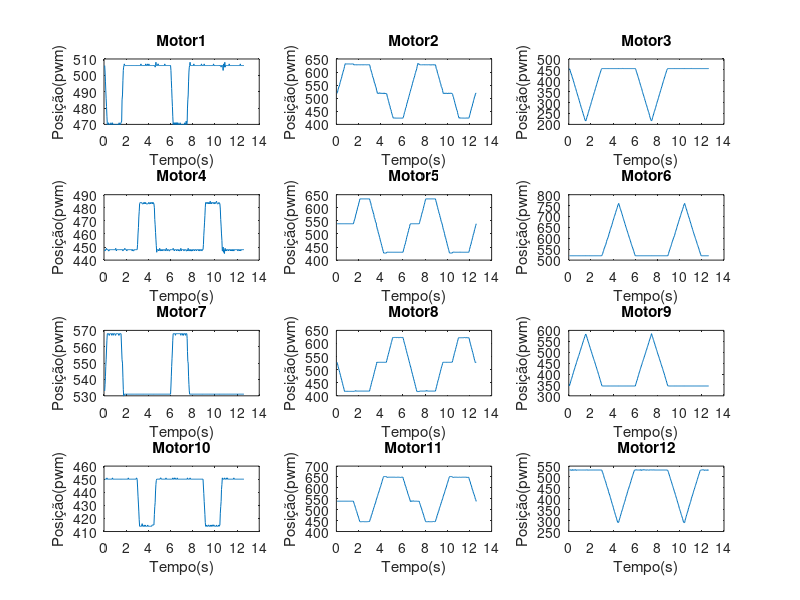

MATLAB code for this plot:
pos_id = fopen('positions.txt', 'r');
t_id = fopen('timestamps.txt', 'r');

position = fscanf(pos_id, '%d');
timestamp = fscanf(t_id, '%f');
position = reshape(position,12, [])';

for i=1:12
    subplot(4,3,i);
    plot(timestamp, position(:,i));
    title(['Motor' num2str(i)])
    xlabel('Tempo(s)');
    ylabel('Posição(pwm)');
end